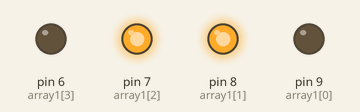
Recording of a sketch running on a simulated Arduino Uno, built with avr-gcc and run on an emulated ATmega328P. Parts: output pins drawn as LEDs (lit = HIGH).

Above: at 0.1 s.
Timing chart, 0 to 1.6 s (numbered marks = the images above):
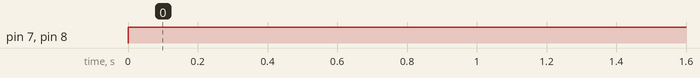

Measured:
- by itself, pin 7 (array1[2]), pin 8 (array1[1]): LOW → HIGH at 0.00 s

The sketch:

Class03d.ino
```cpp
// Use of 2 arrays with LED control.

const int NUM = 4;
int array1[NUM] = {9, 8, 7, 6}; // LED pin numbers
int array2[NUM] = {0, 1, 1, 0}; // On and off signals

void setup() {
  Serial.begin(9600);
  for (int i = 0; i < NUM; i++) {
    pinMode(array1[i], OUTPUT);
  }
}

void loop() {
  for (int i = 0; i < NUM; i++) {
    digitalWrite(array1[i], array2[i]);
  }
  delay(1000);
}
```
